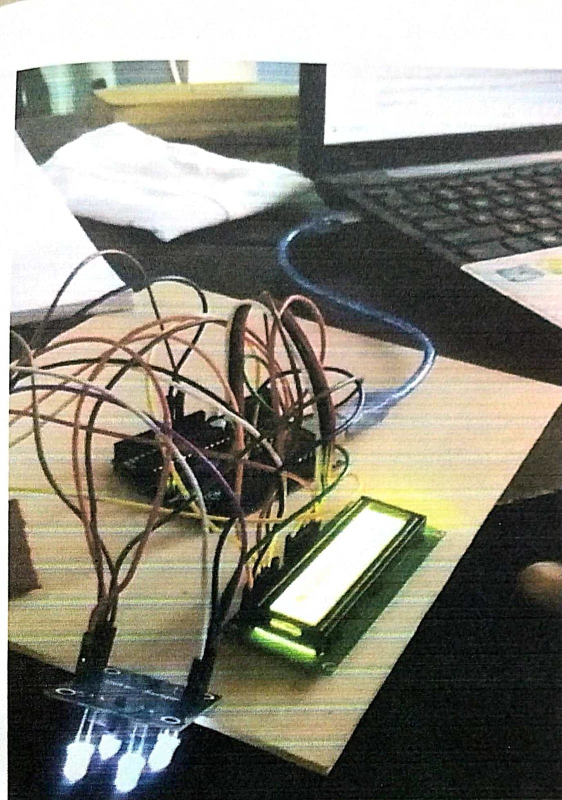
#> input picture images/hardware_setup.jpeg, 1124 x 1600 px, given in place of the camera (shown at 1/2 size)
$ python main.py
#> lines starting #> are read from the running program, lines starting #| are printed output that depends on the picture; after the words box and inside, x2 and y2 are one past the last pixel; in counts of white or black regions, pixels touching at a corner belong together
### src/color_detector.py
import cv2
import numpy as np
from typing import Dict, Tuple, Optional


class ColorDetector:
    """
    Detects the dominant colour in an image frame using HSV thresholds.
    """

    def __init__(self, pixel_threshold: int = 1500) -> None:
        self.pixel_threshold = pixel_threshold
        self._colour_ranges: Dict[str, Tuple[np.ndarray, np.ndarray]] = {
            "Red": (
                np.array([0, 120, 70]),
                np.array([10, 255, 255]),
            ),
            "Green": (
                np.array([36, 50, 70]),
                np.array([89, 255, 255]),
            ),
            "Blue": (
                np.array([90, 50, 70]),
                np.array([128, 255, 255]),
            ),
        }

    def detect_colour(self, frame: np.ndarray) -> Optional[str]:
        """
        Detect dominant colour in the given frame.

        :param frame: Input image in BGR format
        :return: Colour name or None
        """
        hsv_frame = cv2.cvtColor(frame, cv2.COLOR_BGR2HSV)

        for colour, (lower, upper) in self._colour_ranges.items():
            mask = cv2.inRange(hsv_frame, lower, upper)
            if cv2.countNonZero(mask) > self.pixel_threshold:
                return colour

        return None

### src/main.py
import cv2
from color_detector import ColorDetector


def start_colour_sorting() -> None:
    detector = ColorDetector()
    camera = cv2.VideoCapture(0)

    if not camera.isOpened():
        raise RuntimeError("Camera could not be opened")

    try:
        while True:
            success, frame = camera.read()
#> frame is the input picture: shape (1600, 1124, 3); mean B, G, R 123.1, 134.9, 136.8
            if not success:
                break

            detected_colour = detector.detect_colour(frame)
#> in detect_colour, `hsv_frame = cv2.cvtColor(frame, cv2.COLOR_BGR2HSV)`: hsv_frame: shape (1600, 1124, 3); mean H, S, V 42.6, 49.6, 141.1
#> the loop in detect_colour, `for colour, (lower, upper) in self._colour_ranges.items():` made 1 pass
#> pass 1, in detect_colour, `mask = cv2.inRange(hsv_frame, lower, upper)`:
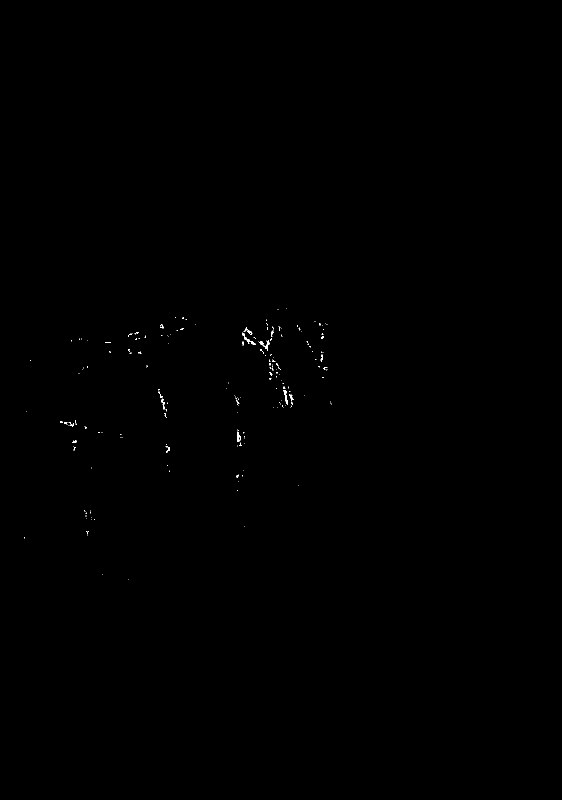
#> mask: shape (1600, 1124) (shown at 1/2 size); 0.09% white in thin lines or dots, all inside (x1, y1, x2, y2) = (48, 616, 663, 1159)
#> detected_colour = 'Red'
            label = detected_colour if detected_colour else "None"
#> label = 'Red'

            cv2.putText(
                frame,
                f"Detected Colour: {label}",
                (30, 40),
                cv2.FONT_HERSHEY_SIMPLEX,
                1,
                (0, 255, 0),
                2,
            )
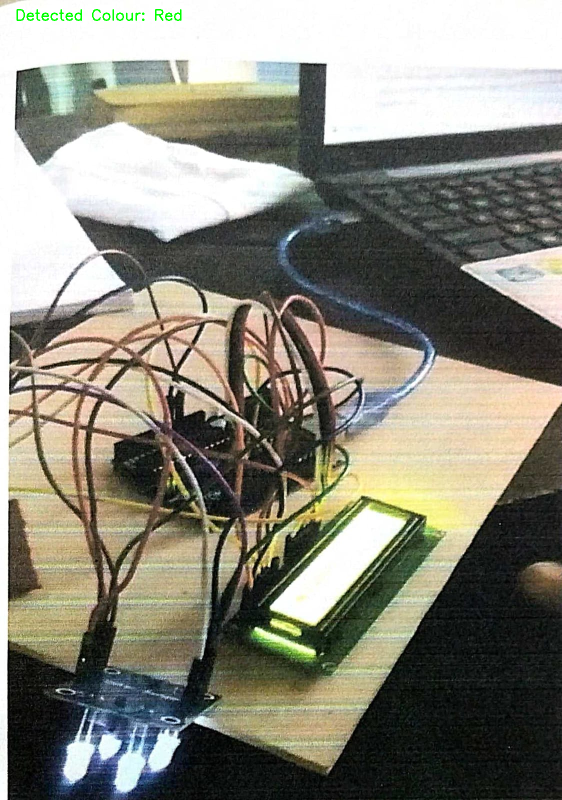
#> frame: shape (1600, 1124, 3) (shown at 1/2 size); 0.13% of pixels changed, all inside (x1, y1, x2, y2) = (33, 18, 363, 42)

            cv2.imshow("Colour Sorting Machine", frame)

            if cv2.waitKey(1) & 0xFF == ord("q"):
#> (key q is pressed here)
                break

    finally:
        camera.release()
        cv2.destroyAllWindows()


if __name__ == "__main__":
    start_colour_sorting()
